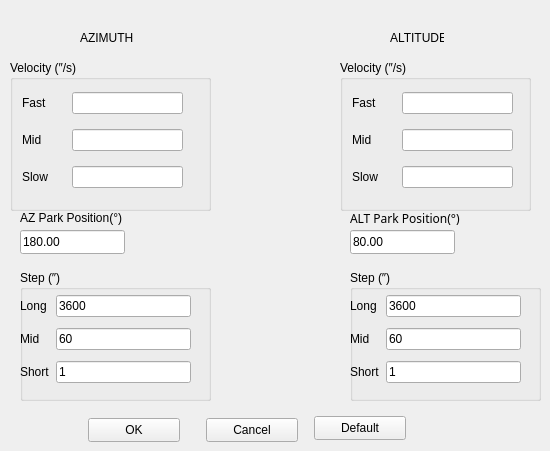
    <widget class="QWidget" name="tab_azalt">
     <attribute name="title">
      <string>AZ/ALT</string>
     </attribute>
     <widget class="QGroupBox" name="groupBox_14">
      <property name="geometry">
       <rect>
        <x>10</x>
        <y>60</y>
        <width>201</width>
        <height>151</height>
       </rect>
      </property>
      <property name="title">
       <string>Velocity (″/s)</string>
      </property>
      <widget class="QWidget" name="layoutWidget">
       <property name="geometry">
        <rect>
         <x>12</x>
         <y>23</y>
         <width>161</width>
         <height>114</height>
        </rect>
       </property>
       <layout class="QGridLayout" name="gridLayout">
        <item row="0" column="0">
         <widget class="QLabel" name="label_">
          <property name="text">
           <string>Fast      </string>
          </property>
         </widget>
        </item>
        <item row="1" column="0">
         <widget class="QLabel" name="label_14">
          <property name="text">
           <string>Mid</string>
          </property>
         </widget>
        </item>
        <item row="2" column="0">
         <widget class="QLabel" name="label_15">
          <property name="text">
           <string>Slow</string>
          </property>
         </widget>
        </item>
        <item row="0" column="1">
         <widget class="QLineEdit" name="lineEdit_az_fast"/>
        </item>
        <item row="1" column="1">
         <widget class="QLineEdit" name="lineEdit_az_mid"/>
        </item>
        <item row="2" column="1">
         <widget class="QLineEdit" name="lineEdit_az_slow"/>
        </item>
       </layout>
      </widget>
     </widget>
     <widget class="QGroupBox" name="groupBox_15">
      <property name="geometry">
       <rect>
        <x>340</x>
        <y>60</y>
        <width>191</width>
        <height>151</height>
       </rect>
      </property>
      <property name="title">
       <string>Velocity (″/s)</string>
      </property>
      <widget class="QWidget" name="layoutWidget_11">
       <property name="geometry">
        <rect>
         <x>12</x>
         <y>23</y>
         <width>161</width>
         <height>114</height>
        </rect>
       </property>
       <layout class="QGridLayout" name="gridLayout_2">
        <item row="0" column="0">
         <widget class="QLabel" name="label_1">
          <property name="text">
           <string>Fast      </string>
          </property>
         </widget>
        </item>
        <item row="1" column="0">
         <widget class="QLabel" name="label_16">
          <property name="text">
           <string>Mid</string>
          </property>
         </widget>
        </item>
        <item row="2" column="0">
         <widget class="QLabel" name="label_17">
          <property name="text">
           <string>Slow</string>
          </property>
         </widget>
        </item>
        <item row="0" column="1">
         <widget class="QLineEdit" name="lineEdit_alt_fast"/>
        </item>
        <item row="1" column="1">
         <widget class="QLineEdit" name="lineEdit_alt_mid"/>
        </item>
        <item row="2" column="1">
         <widget class="QLineEdit" name="lineEdit_alt_slow"/>
        </item>
       </layout>
      </widget>
     </widget>
     <widget class="QLabel" name="label_13">
      <property name="geometry">
       <rect>
        <x>80</x>
        <y>30</y>
        <width>54</width>
        <height>15</height>
       </rect>
      </property>
      <property name="text">
       <string>AZIMUTH</string>
      </property>
     </widget>
     <widget class="QLabel" name="label_18">
      <property name="geometry">
       <rect>
        <x>390</x>
        <y>30</y>
        <width>54</width>
        <height>15</height>
       </rect>
      </property>
      <property name="text">
       <string>ALTITUDE</string>
      </property>
     </widget>
     <widget class="QLabel" name="label_23">
      <property name="geometry">
       <rect>
        <x>20</x>
        <y>210</y>
        <width>131</width>
        <height>16</height>
       </rect>
      </property>
      <property name="text">
       <string>AZ Park Position(°)</string>
      </property>
     </widget>
     <widget class="QLineEdit" name="lineEdit_az_Park">
      <property name="geometry">
       <rect>
        <x>20</x>
        <y>230</y>
        <width>105</width>
        <height>24</height>
       </rect>
      </property>
      <property name="text">
       <string>180.00</string>
      </property>
     </widget>
     <widget class="QLineEdit" name="lineEdit_alt_Park">
      <property name="geometry">
       <rect>
        <x>350</x>
        <y>230</y>
        <width>105</width>
        <height>24</height>
       </rect>
      </property>
      <property name="text">
       <string>80.00</string>
      </property>
     </widget>
     <widget class="QLabel" name="label_35">
      <property name="geometry">
       <rect>
        <x>350</x>
        <y>210</y>
        <width>121</width>
        <height>16</height>
       </rect>
      </property>
      <property name="font">
       <font>
        <family>Waree</family>
        <italic>false</italic>
       </font>
      </property>
      <property name="text">
       <string>ALT Park Position(°)</string>
      </property>
     </widget>
     <widget class="QGroupBox" name="groupBox_19">
      <property name="geometry">
       <rect>
        <x>20</x>
        <y>270</y>
        <width>191</width>
        <height>131</height>
       </rect>
      </property>
      <property name="title">
       <string>Step (″)</string>
      </property>
      <widget class="QWidget" name="layoutWidget_9">
       <property name="geometry">
        <rect>
         <x>0</x>
         <y>20</y>
         <width>171</width>
         <height>101</height>
        </rect>
       </property>
       <layout class="QGridLayout" name="gridLayout_6">
        <item row="0" column="0">
         <widget class="QLabel" name="label_36">
          <property name="text">
           <string>Long</string>
          </property>
         </widget>
        </item>
        <item row="1" column="0">
         <widget class="QLabel" name="label_37">
          <property name="text">
           <string>Mid</string>
          </property>
         </widget>
        </item>
        <item row="2" column="0">
         <widget class="QLabel" name="label_38">
          <property name="text">
           <string>Short</string>
          </property>
         </widget>
        </item>
        <item row="0" column="1">
         <widget class="QLineEdit" name="lineEdit_azStep_long">
          <property name="text">
           <string>3600</string>
          </property>
         </widget>
        </item>
        <item row="1" column="1">
         <widget class="QLineEdit" name="lineEdit_azStep_mid">
          <property name="text">
           <string>60</string>
          </property>
         </widget>
        </item>
        <item row="2" column="1">
         <widget class="QLineEdit" name="lineEdit_azStep_short">
          <property name="text">
           <string>1</string>
          </property>
         </widget>
        </item>
       </layout>
      </widget>
     </widget>
     <widget class="QPushButton" name="pushButton_ok">
      <property name="geometry">
       <rect>
        <x>88</x>
        <y>418</y>
        <width>92</width>
        <height>24</height>
       </rect>
      </property>
      <property name="text">
       <string>OK</string>
      </property>
     </widget>
     <widget class="QPushButton" name="pushButton_cancel">
      <property name="geometry">
       <rect>
        <x>206</x>
        <y>418</y>
        <width>92</width>
        <height>24</height>
       </rect>
      </property>
      <property name="text">
       <string>Cancel</string>
      </property>
     </widget>
     <widget class="QGroupBox" name="groupBox_20">
      <property name="geometry">
       <rect>
        <x>350</x>
        <y>270</y>
        <width>191</width>
        <height>131</height>
       </rect>
      </property>
      <property name="title">
       <string>Step (″)</string>
      </property>
      <widget class="QWidget" name="layoutWidget_10">
       <property name="geometry">
        <rect>
         <x>0</x>
         <y>20</y>
         <width>171</width>
         <height>101</height>
        </rect>
       </property>
       <layout class="QGridLayout" name="gridLayout_7">
        <item row="0" column="0">
         <widget class="QLabel" name="label_39">
          <property name="text">
           <string>Long</string>
          </property>
         </widget>
        </item>
        <item row="1" column="0">
         <widget class="QLabel" name="label_40">
          <property name="text">
           <string>Mid</string>
          </property>
         </widget>
        </item>
        <item row="2" column="0">
         <widget class="QLabel" name="label_41">
          <property name="text">
           <string>Short</string>
          </property>
         </widget>
        </item>
        <item row="0" column="1">
         <widget class="QLineEdit" name="lineEdit_altStep_long">
          <property name="text">
           <string>3600</string>
          </property>
         </widget>
        </item>
        <item row="1" column="1">
         <widget class="QLineEdit" name="lineEdit_altStep_mid">
          <property name="text">
           <string>60</string>
          </property>
         </widget>
        </item>
        <item row="2" column="1">
         <widget class="QLineEdit" name="lineEdit_altStep_short">
          <property name="text">
           <string>1</string>
          </property>
         </widget>
        </item>
       </layout>
      </widget>
     </widget>
     <widget class="QPushButton" name="pushButton_default">
      <property name="geometry">
       <rect>
        <x>314</x>
        <y>416</y>
        <width>92</width>
        <height>24</height>
       </rect>
      </property>
      <property name="text">
       <string>Default</string>
      </property>
     </widget>
    </widget>
